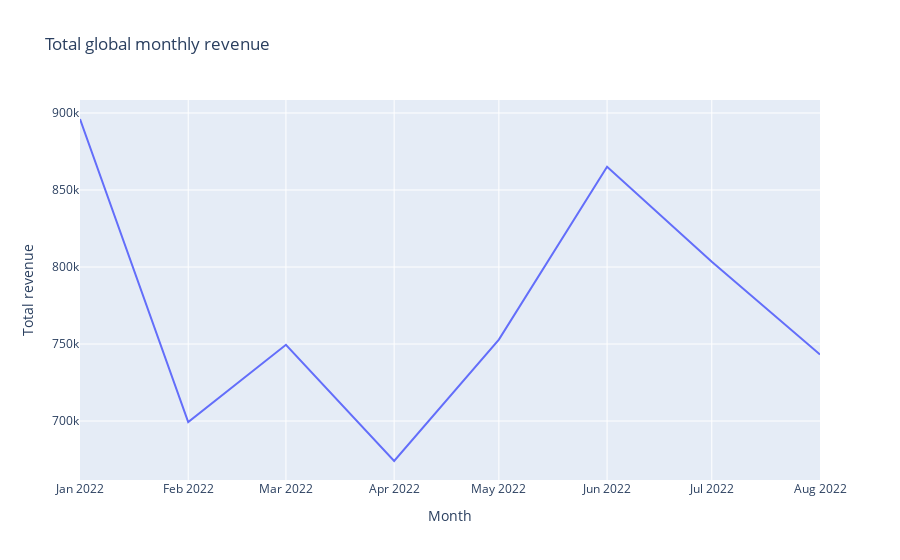

The notebook cell saved with this chart:
### Code cell
# Time series plot of the overall total revenue 
fig = px.line(df_int_rev, x='date', y='total_revenue', title='Total global monthly revenue', labels={'total_revenue': 'Total revenue', 'date': 'Month'})

fig.show()

### Figure 1 — Plotly figure (JSON) as saved in the notebook; plotly's stock layout.template omitted (floating-point values rounded to 4 significant figures)
{"data": [{"hovertemplate": "Month=%{x}<br>Total revenue=%{y}<extra></extra>", "legendgroup": "", "line": {"color": "#636efa", "dash": "solid"}, "marker": {"symbol": "circle"}, "mode": "lines", "name": "", "orientation": "v", "showlegend": false, "type": "scatter", "x": ["2022-01", "2022-02", "2022-03", "2022-04", "2022-05", "2022-06", "2022-07", "2022-08"], "xaxis": "x", "y": [896105, 699377, 749483, 674051, 752892, 865144, 803425, 743148], "yaxis": "y"}], "layout": {"legend": {"tracegroupgap": 0}, "title": {"text": "Total global monthly revenue"}, "xaxis": {"anchor": "y", "domain": [0, 1], "title": {"text": "Month"}}, "yaxis": {"anchor": "x", "domain": [0, 1], "title": {"text": "Total revenue"}}}}
